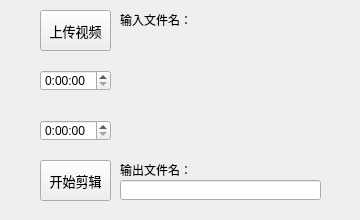
<?xml version="1.0" encoding="UTF-8"?>
<ui version="4.0">
 <class>Form</class>
 <widget class="QWidget" name="Form">
  <property name="geometry">
   <rect>
    <x>0</x>
    <y>0</y>
    <width>360</width>
    <height>220</height>
   </rect>
  </property>
  <property name="windowTitle">
   <string>Form</string>
  </property>
  <widget class="QPushButton" name="upload">
   <property name="geometry">
    <rect>
     <x>40</x>
     <y>10</y>
     <width>71</width>
     <height>41</height>
    </rect>
   </property>
   <property name="font">
    <font>
     <family>宋体</family>
     <pointsize>10</pointsize>
    </font>
   </property>
   <property name="cursor">
    <cursorShape>ArrowCursor</cursorShape>
   </property>
   <property name="text">
    <string>上传视频</string>
   </property>
  </widget>
  <widget class="QTimeEdit" name="s_time">
   <property name="geometry">
    <rect>
     <x>40</x>
     <y>70</y>
     <width>71</width>
     <height>21</height>
    </rect>
   </property>
   <property name="currentSection">
    <enum>QDateTimeEdit::HourSection</enum>
   </property>
   <property name="displayFormat">
    <string>H:mm:ss</string>
   </property>
  </widget>
  <widget class="QTimeEdit" name="e_time">
   <property name="geometry">
    <rect>
     <x>40</x>
     <y>120</y>
     <width>71</width>
     <height>21</height>
    </rect>
   </property>
   <property name="displayFormat">
    <string>H:mm:ss</string>
   </property>
  </widget>
  <widget class="QPushButton" name="ok">
   <property name="geometry">
    <rect>
     <x>40</x>
     <y>160</y>
     <width>71</width>
     <height>41</height>
    </rect>
   </property>
   <property name="font">
    <font>
     <family>宋体</family>
     <pointsize>10</pointsize>
    </font>
   </property>
   <property name="cursor">
    <cursorShape>ArrowCursor</cursorShape>
   </property>
   <property name="text">
    <string>开始剪辑</string>
   </property>
  </widget>
  <widget class="QLabel" name="i_name">
   <property name="geometry">
    <rect>
     <x>123</x>
     <y>32</y>
     <width>199</width>
     <height>16</height>
    </rect>
   </property>
   <property name="text">
    <string/>
   </property>
  </widget>
  <widget class="QLabel" name="result">
   <property name="geometry">
    <rect>
     <x>120</x>
     <y>90</y>
     <width>201</width>
     <height>31</height>
    </rect>
   </property>
   <property name="font">
    <font>
     <family>微软雅黑</family>
     <pointsize>12</pointsize>
    </font>
   </property>
   <property name="layoutDirection">
    <enum>Qt::LeftToRight</enum>
   </property>
   <property name="text">
    <string/>
   </property>
   <property name="textFormat">
    <enum>Qt::AutoText</enum>
   </property>
  </widget>
  <widget class="QLineEdit" name="o_name">
   <property name="geometry">
    <rect>
     <x>120</x>
     <y>180</y>
     <width>201</width>
     <height>20</height>
    </rect>
   </property>
  </widget>
  <widget class="QLabel" name="label_2">
   <property name="geometry">
    <rect>
     <x>120</x>
     <y>160</y>
     <width>71</width>
     <height>20</height>
    </rect>
   </property>
   <property name="font">
    <font>
     <family>Arial</family>
     <pointsize>9</pointsize>
    </font>
   </property>
   <property name="text">
    <string>输出文件名：</string>
   </property>
  </widget>
  <widget class="QLabel" name="label_1">
   <property name="geometry">
    <rect>
     <x>120</x>
     <y>10</y>
     <width>71</width>
     <height>20</height>
    </rect>
   </property>
   <property name="font">
    <font>
     <family>Arial</family>
     <pointsize>9</pointsize>
    </font>
   </property>
   <property name="text">
    <string>输入文件名：</string>
   </property>
  </widget>
 </widget>
 <resources/>
 <connections/>
</ui>
